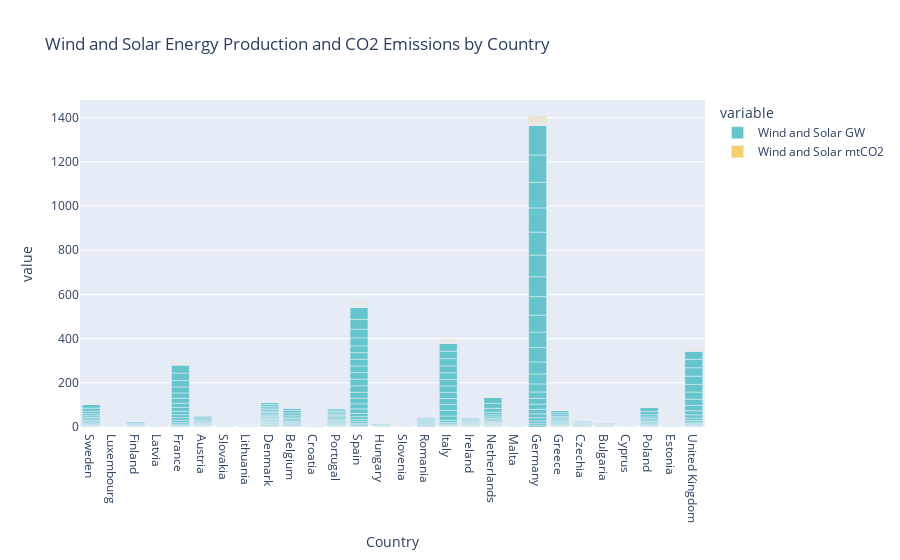

Notebook cell for this chart:
### Code cell
# Bar chart for comparison of wind and solar energy production and CO2 emissions
fig = px.bar(df, x='Country', y=['Wind and Solar GW', 'Wind and Solar mtCO2'], 
             title='Wind and Solar Energy Production and CO2 Emissions by Country', 
             color_discrete_sequence=px.colors.qualitative.Pastel)
fig.show()

### Figure 1 — Plotly figure (JSON) as saved in the notebook; plotly's stock layout.template omitted (floating-point values rounded to 4 significant figures; data arrays with more than 128 entries replaced by an {"elided": "..."} marker saying what was removed)
{"data": [{"alignmentgroup": "True", "hovertemplate": "variable=Wind and Solar GW<br>Country=%{x}<br>value=%{y}<extra></extra>", "legendgroup": "Wind and Solar GW", "marker": {"color": "rgb(102, 197, 204)", "pattern": {"shape": ""}}, "name": "Wind and Solar GW", "offsetgroup": "Wind and Solar GW", "orientation": "v", "showlegend": true, "textposition": "auto", "type": "bar", "x": {"elided": "644 str values"}, "xaxis": "x", "y": {"elided": "644 float values"}, "yaxis": "y"}, {"alignmentgroup": "True", "hovertemplate": "variable=Wind and Solar mtCO2<br>Country=%{x}<br>value=%{y}<extra></extra>", "legendgroup": "Wind and Solar mtCO2", "marker": {"color": "rgb(246, 207, 113)", "pattern": {"shape": ""}}, "name": "Wind and Solar mtCO2", "offsetgroup": "Wind and Solar mtCO2", "orientation": "v", "showlegend": true, "textposition": "auto", "type": "bar", "x": {"elided": "644 str values"}, "xaxis": "x", "y": {"elided": "644 float values"}, "yaxis": "y"}], "layout": {"barmode": "relative", "legend": {"title": {"text": "variable"}, "tracegroupgap": 0}, "title": {"text": "Wind and Solar Energy Production and CO2 Emissions by Country"}, "xaxis": {"anchor": "y", "domain": [0, 1], "title": {"text": "Country"}}, "yaxis": {"anchor": "x", "domain": [0, 1], "title": {"text": "value"}}}}
